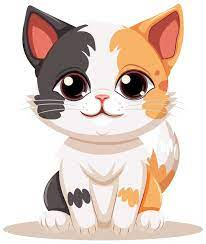
#> input picture cat.jpeg, 206 x 244 px
$ python ej3.py
#> lines starting #> are read from the running program, lines starting #| are printed output that depends on the picture
from PIL import Image
ruta=input('Ingrese ruta de la imagen: ')
#> the answer given: cat.jpeg
angulo=int(input('Ingrese angulo para rotacion de imagen: '))
#> the answer given: 3
img=Image.open(f'{ruta}')
#> img is the input picture: PIL image 206x244 RGB; mean R, G, B 223.3, 207, 197.8
nombreArchivOrig= ruta.split('\\')[-1]
extensionOrig=img.format.lower()
#> extensionOrig = 'jpeg'
# C:\\Users\\orida\\Desktop\\Programacion\\Guia_mapabits\\cat.jpeg

img.rotate(angulo,expand=True).save(f'{nombreArchivOrig}Rot.{extensionOrig}')
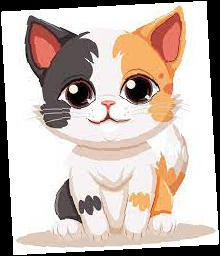
#> saved as cat.jpegRot.jpeg: PIL image 220x256 RGB; mean R, G, B 199.4, 184.7, 176.5
